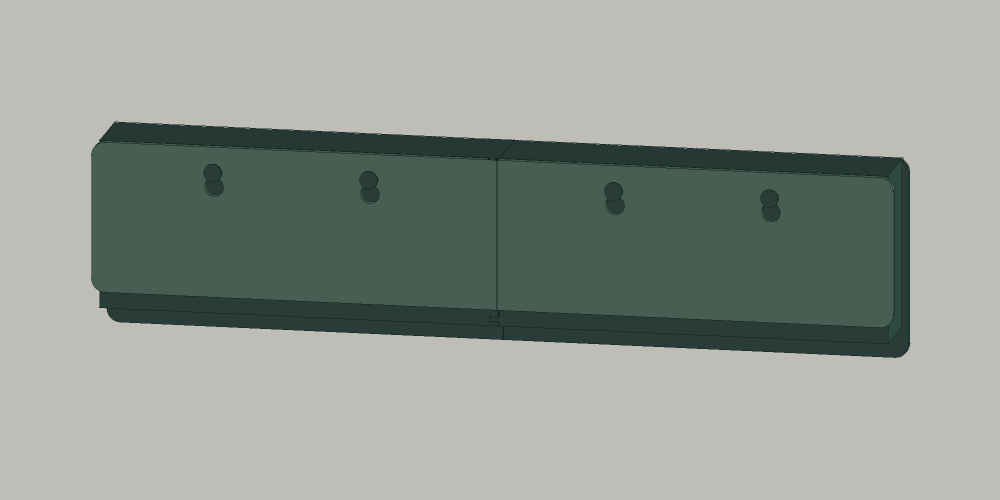
#> input picture models/drzak-noze-na-stenu/nahled-zavreno-cad.png, 2000 x 1000 px (shown at 1/2 size)
$ python sestavit-nahled.py
#> lines starting #> are read from the running program, lines starting #| are printed output that depends on the picture
#!/usr/bin/env python3
"""Compose and label real FreeCAD renders. No synthetic geometry is drawn.
Overwrites prehled-navrhu.png and nahled-montaz.png beside this script.
"""
from pathlib import Path
from PIL import Image, ImageDraw, ImageFont
ROOT=Path(__file__).resolve().parent
FONT='/usr/share/fonts/truetype/dejavu/DejaVuSans.ttf'
BOLD='/usr/share/fonts/truetype/dejavu/DejaVuSans-Bold.ttf'
font=lambda n,b=False:ImageFont.truetype(BOLD if b else FONT,n)
INK='#183b31'; MUTED='#5f6a63'; BG='#f4f2ed'
def txt(d,xy,text,n=28,fill=INK,b=False):d.text(xy,text,font=font(n,b),fill=fill)

canvas=Image.new('RGB',(2000,1580),BG);d=ImageDraw.Draw(canvas)
#> after `canvas = Image.new('RGB', (2000, 1580), BG)`:
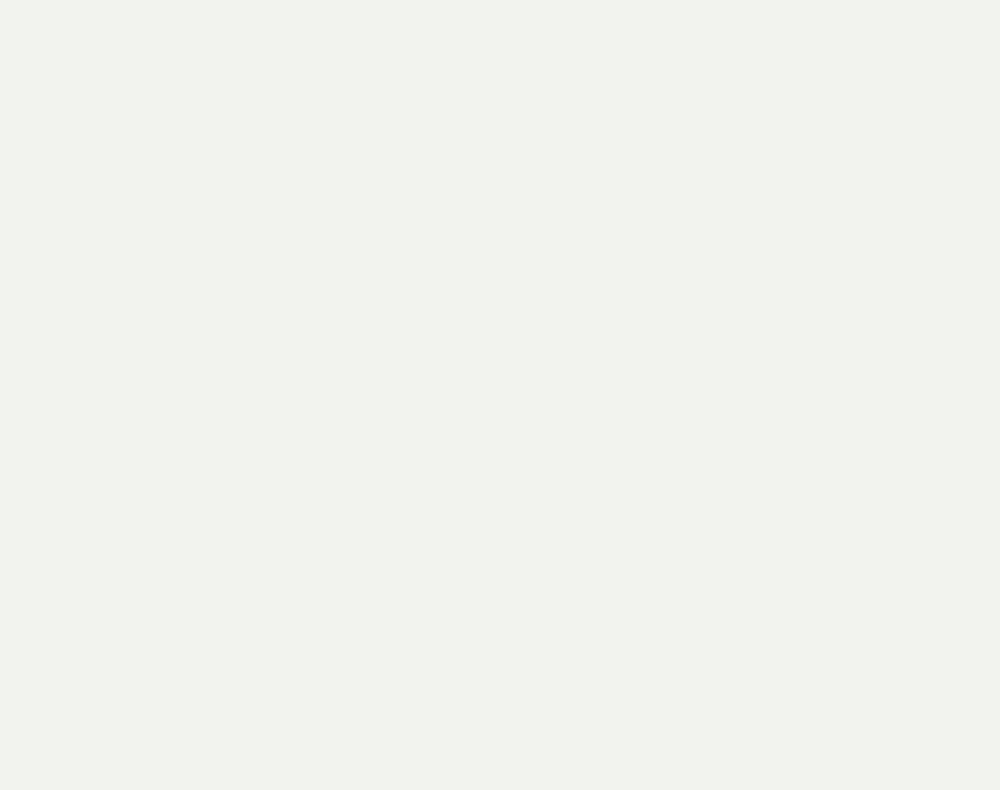
#> canvas: PIL image 2000x1580 RGB (shown at 1/2 size); mean R, G, B 244, 242, 237
txt(d,(100,55),'POUZDRO NA NŮŽ',58,b=True)
txt(d,(103,132),'Nástěnný držák s odnímatelným ochranným krytem',29,MUTED)
txt(d,(1440,64),'Pro nůž dlouhý 340 mm',29,b=True)
txt(d,(1440,108),'výška 45 mm · rukojeť max. 25 mm',23,MUTED)
for y,filename,label,subtitle in [
 (210,'nahled-zavreno-cad.png','01  ZAVŘENÉ POUZDRO','Dva kryty chrání celou délku nože.'),
 (860,'nahled-otevreno-cad.png','02  PO SEJMUTÍ KRYTŮ','Nůž je pouze ilustrační — délka čepele a skutečný obrys nejsou známé.')]:
 txt(d,(100,y),label,27,b=True)
 raw=Image.open(ROOT/filename).convert('RGB')
#> raw is the input picture: PIL image 2000x1000 RGB; mean R, G, B 148.7, 154.9, 148
 # Crop empty wall only; all printable geometry stays unchanged and visible.
 crop=raw.crop((100,230,1900,730))
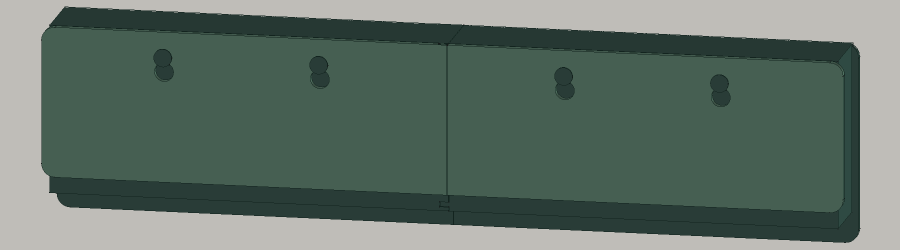
#> crop: PIL image 1800x500 RGB (shown at 1/2 size); mean R, G, B 96.9, 113.3, 104.1
 canvas.paste(crop,(100,y+50))
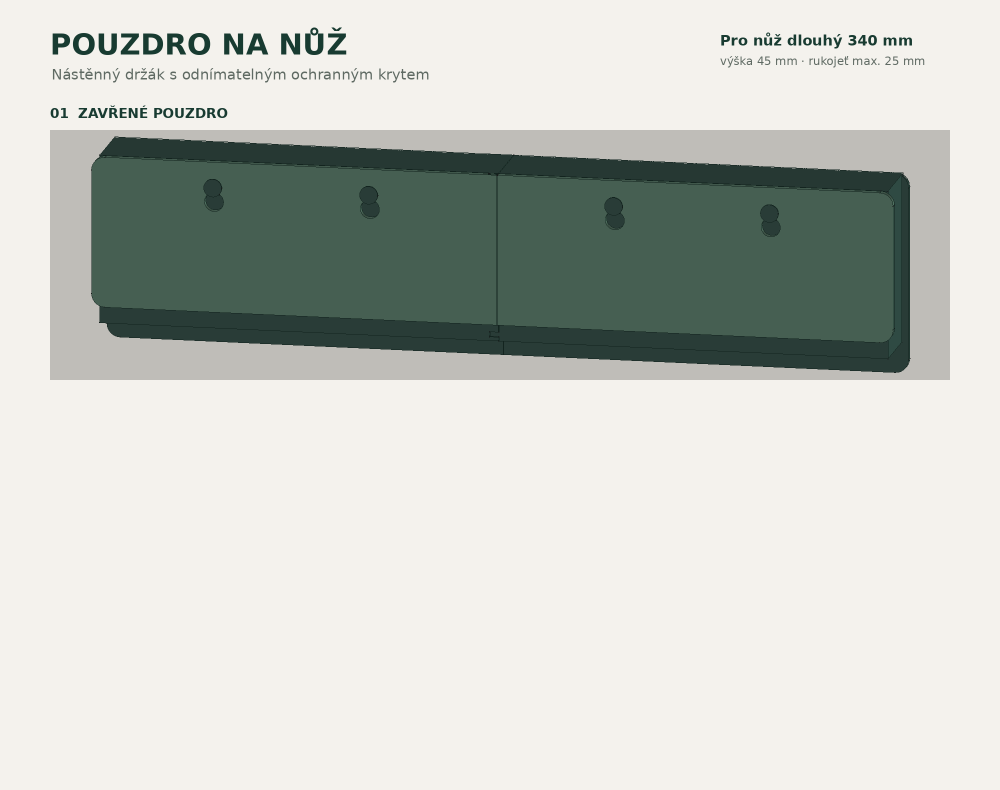
#> canvas: PIL image 2000x1580 RGB (shown at 1/2 size); mean R, G, B 200.5, 204, 197.7
 txt(d,(100,y+568),subtitle,24,MUTED)
#> pass 2 of the loop `for y,filename,label,subtitle in [`:
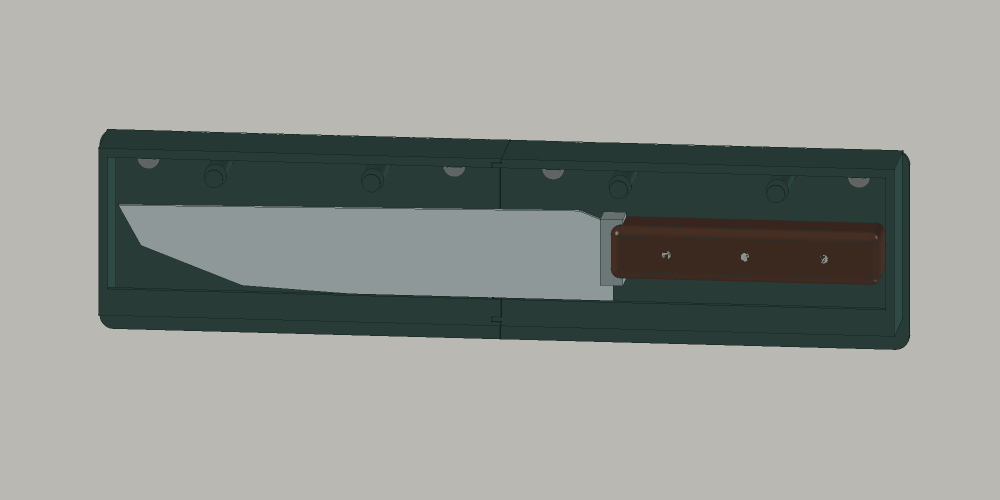
#> input picture models/drzak-noze-na-stenu/nahled-otevreno-cad.png, 2000 x 1000 px (shown at 1/2 size)
#> raw is the input picture: PIL image 2000x1000 RGB; mean R, G, B 146.4, 149.9, 145.1
#> `crop=raw.crop((100,230,1900,730))`:
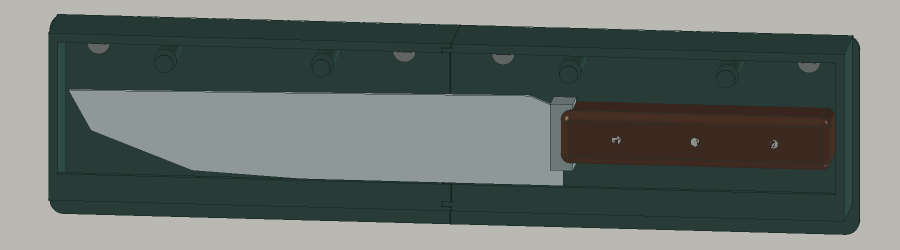
#> crop: PIL image 1800x500 RGB (shown at 1/2 size); mean R, G, B 99.3, 108.1, 103.7
#> `canvas.paste(crop,(100,y+50))`:
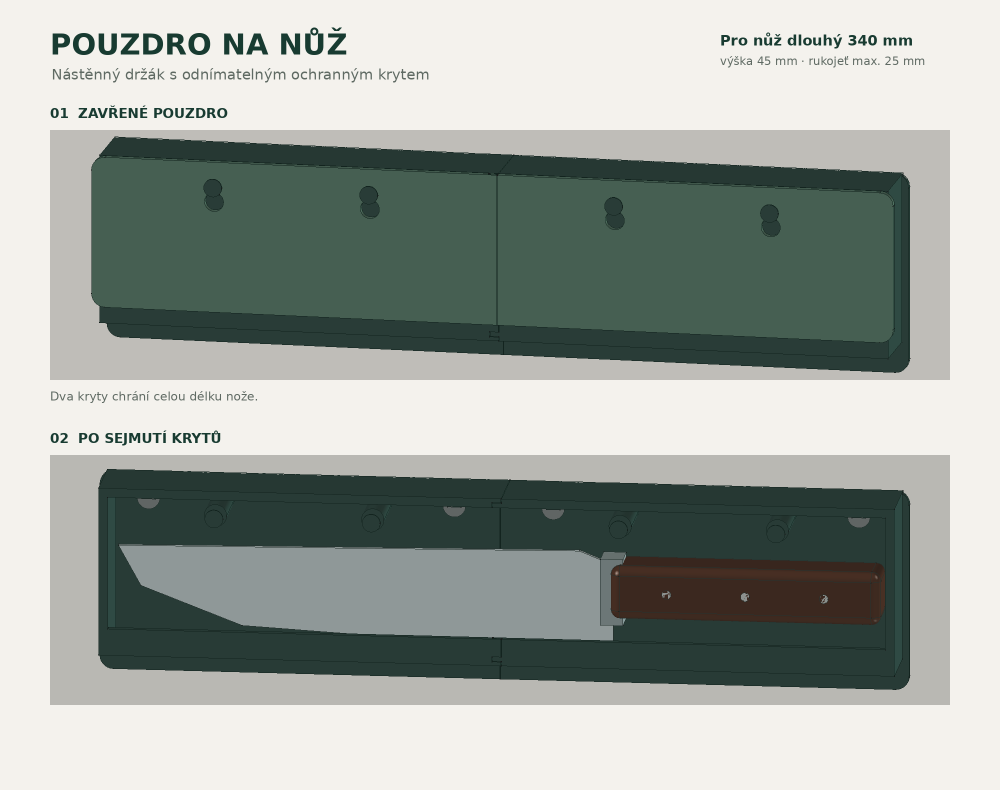
#> canvas: PIL image 2000x1580 RGB (shown at 1/2 size); mean R, G, B 159, 165.6, 159.5
txt(d,(100,1510),'360 × 90 × 41,7 mm  ·  4 tištěné díly  ·  skutečná CAD geometrie',25,INK)
canvas.save(ROOT/'prehled-navrhu.png')
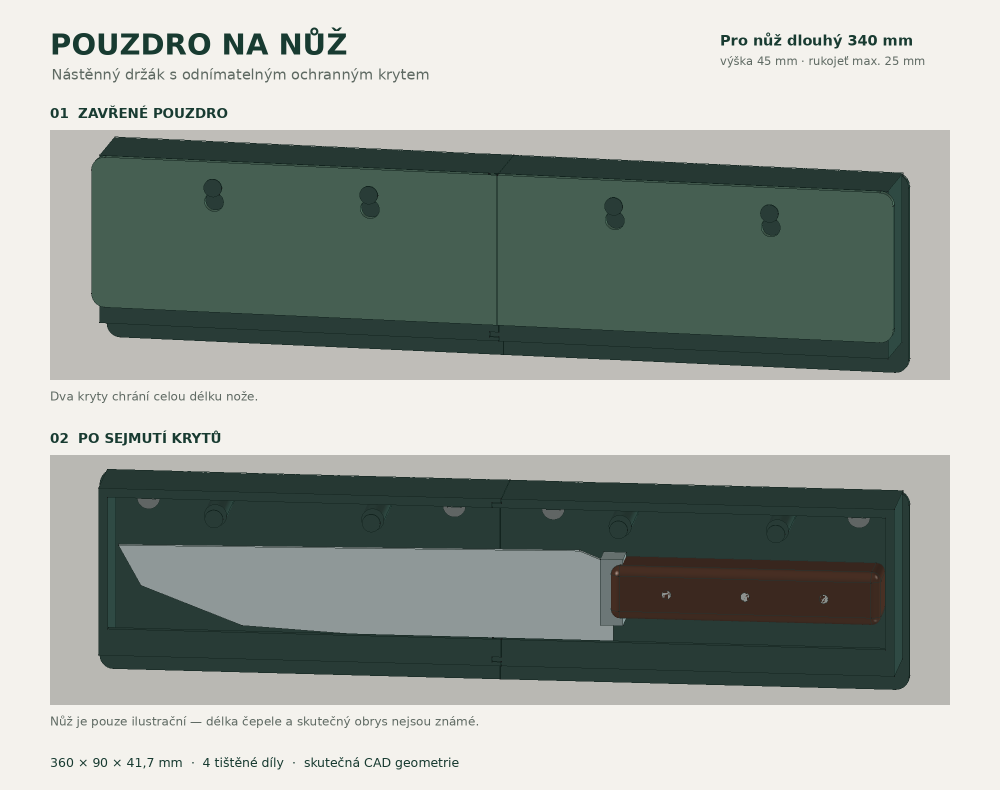
#> saved as prehled-navrhu.png: PIL image 2000x1580 RGB (shown at 1/2 size); mean R, G, B 158.5, 165.2, 159.1

canvas=Image.new('RGB',(2000,1550),BG);d=ImageDraw.Draw(canvas)
txt(d,(100,55),'JAK SE OTEVÍRÁ',56,b=True)
txt(d,(103,130),'Kryty zvednout o 7 mm a sejmout dopředu: levý, potom pravý.',30,MUTED)
raw=Image.open(ROOT/'nahled-montaz-cad.png').convert('RGB')
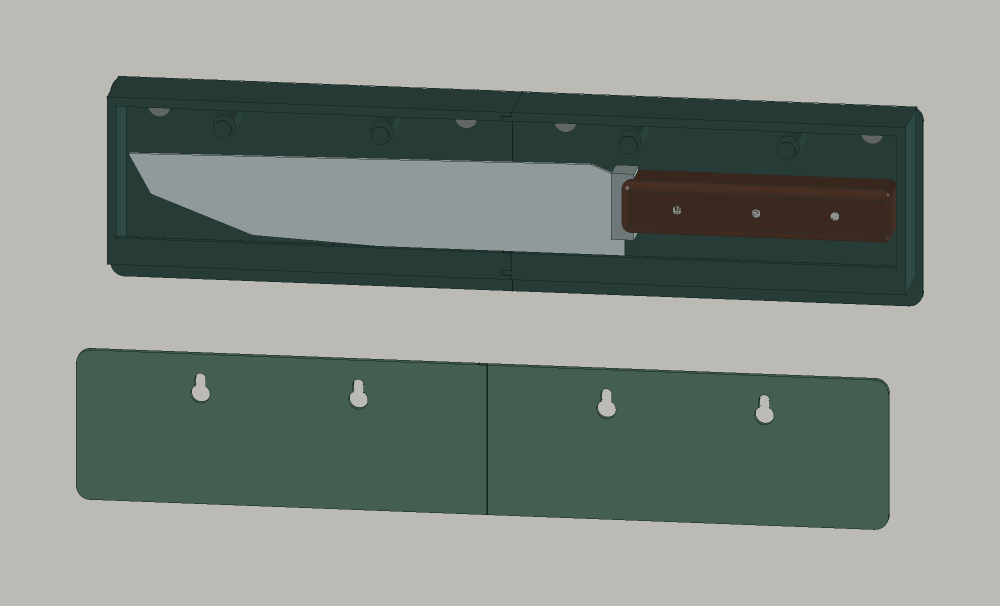
#> input picture models/drzak-noze-na-stenu/nahled-montaz-cad.png, 2000 x 1212 px (shown at 1/2 size)
#> raw is the input picture: PIL image 2000x1212 RGB; mean R, G, B 130.5, 138.7, 132.3
canvas.paste(raw.resize((1800,1091)),(100,220))
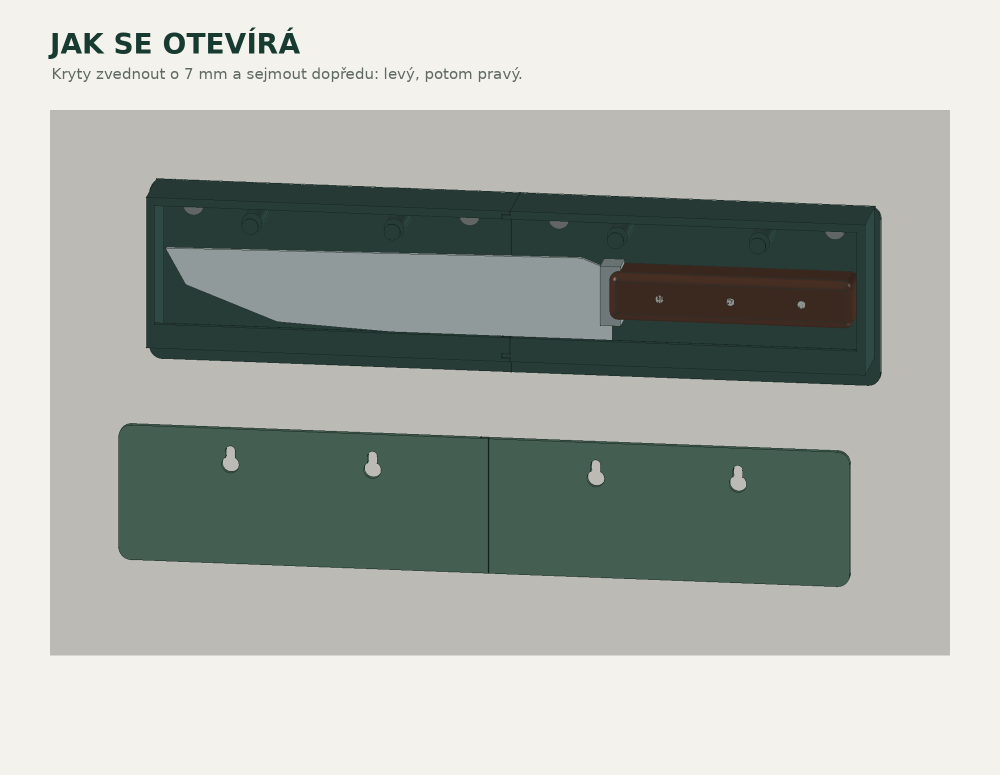
#> canvas: PIL image 2000x1550 RGB (shown at 1/2 size); mean R, G, B 171.1, 175.7, 169.8
txt(d,(100,1350),'Pevný spodní lem zůstává na místě. Nůž se vyjímá za rukojeť.',28,INK)
txt(d,(100,1400),'Ilustrační nůž a vruty; skutečné rozměry čepele, usazení a montáž neověřeny.',25,MUTED)
txt(d,(100,1450),'Kryty jsou v tomto pohledu odložené pod držákem.',25,MUTED)
canvas.save(ROOT/'nahled-montaz.png')
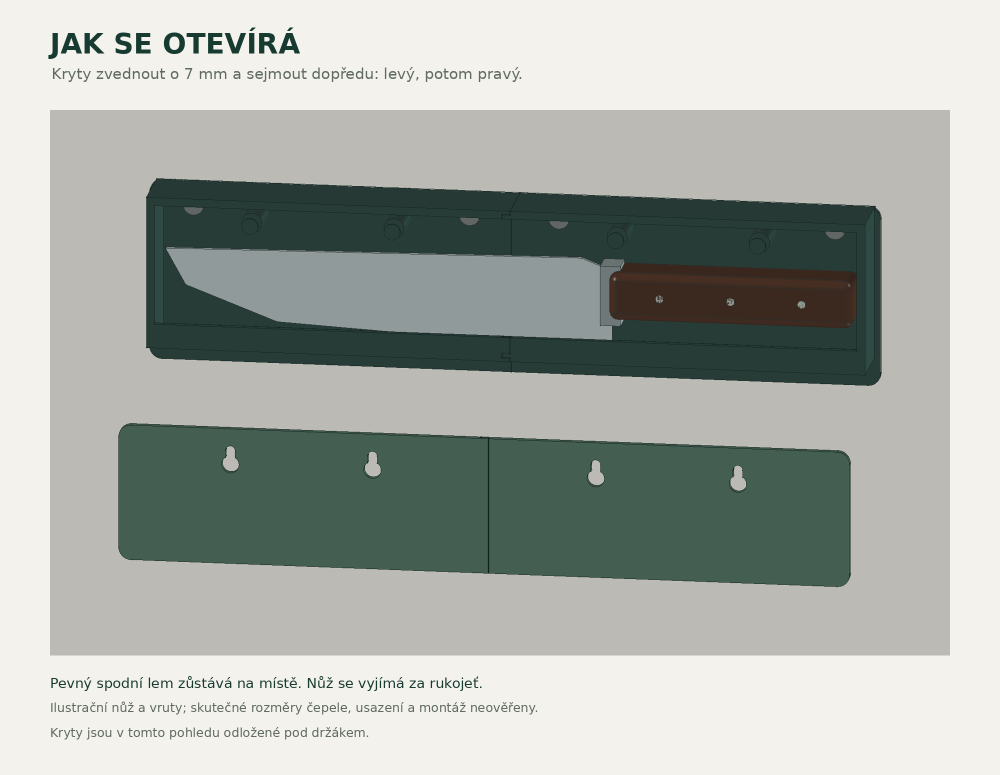
#> saved as nahled-montaz.png: PIL image 2000x1550 RGB (shown at 1/2 size); mean R, G, B 170.4, 175.1, 169.2
print('NAHLED_COMPOSE_OK')
